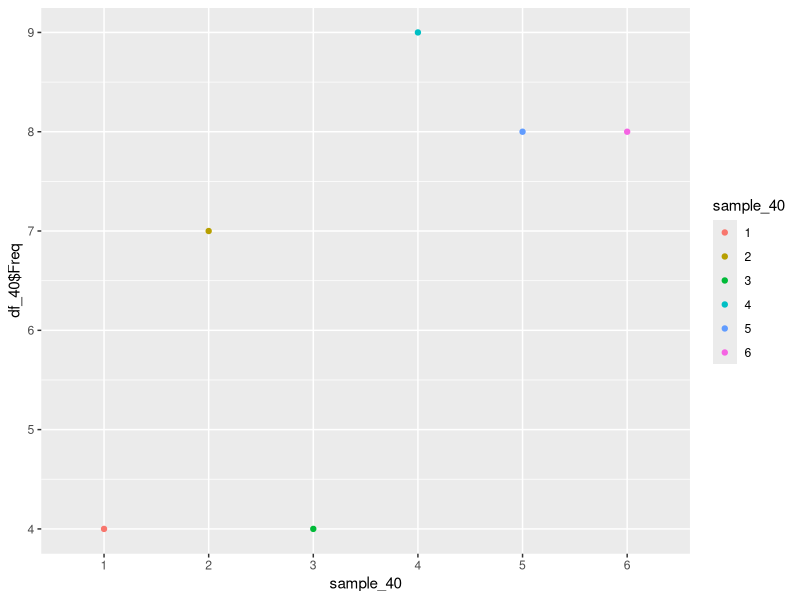
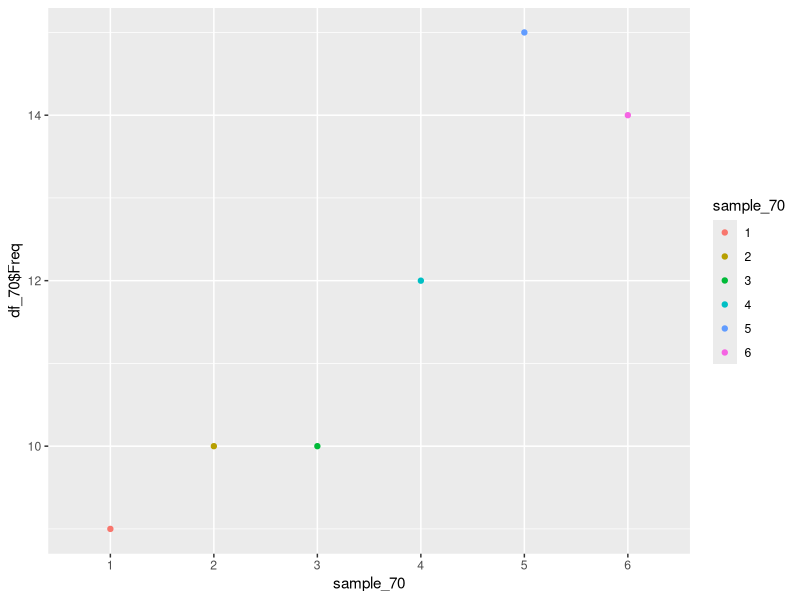
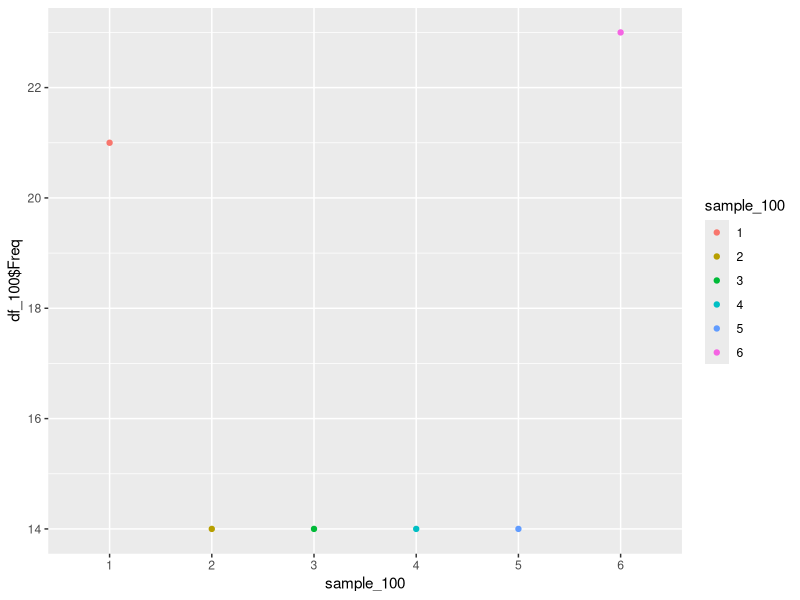
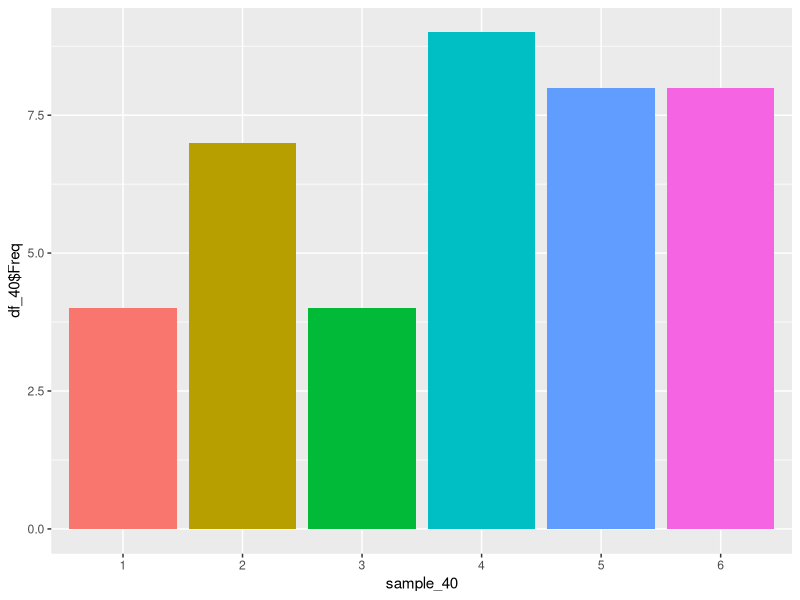
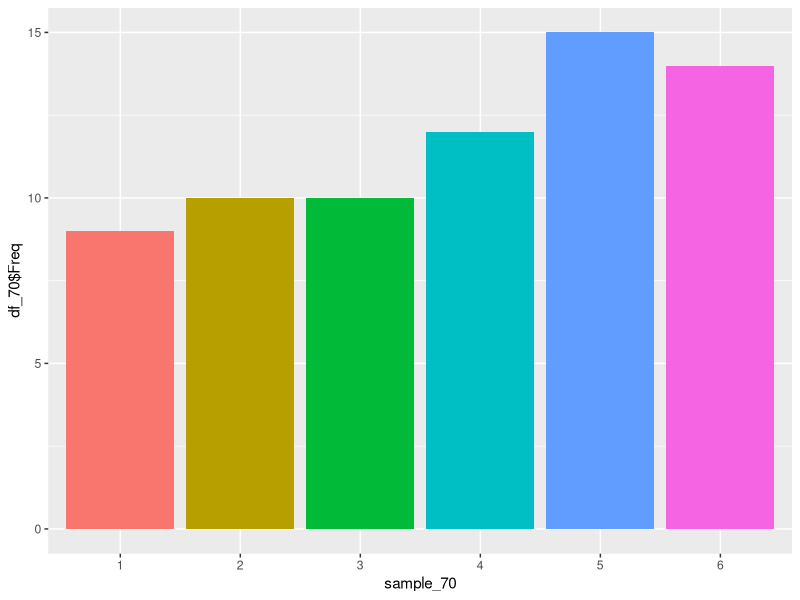
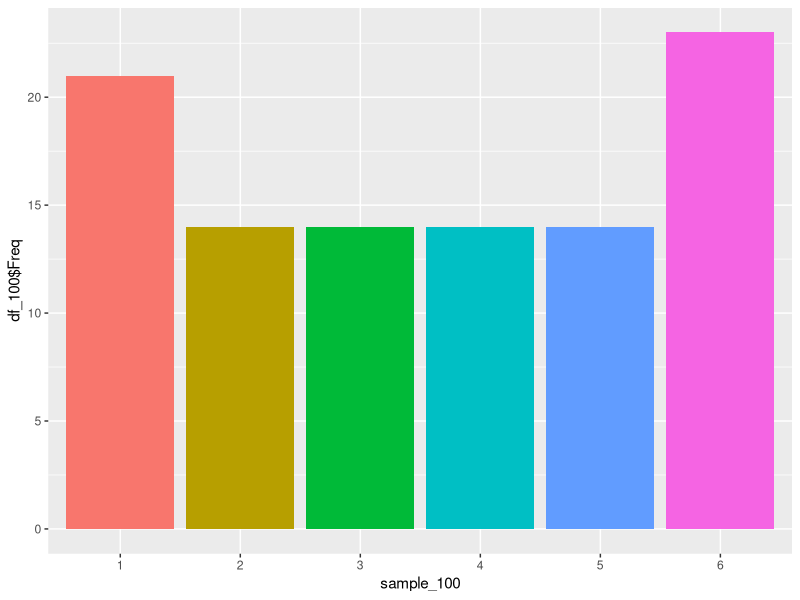
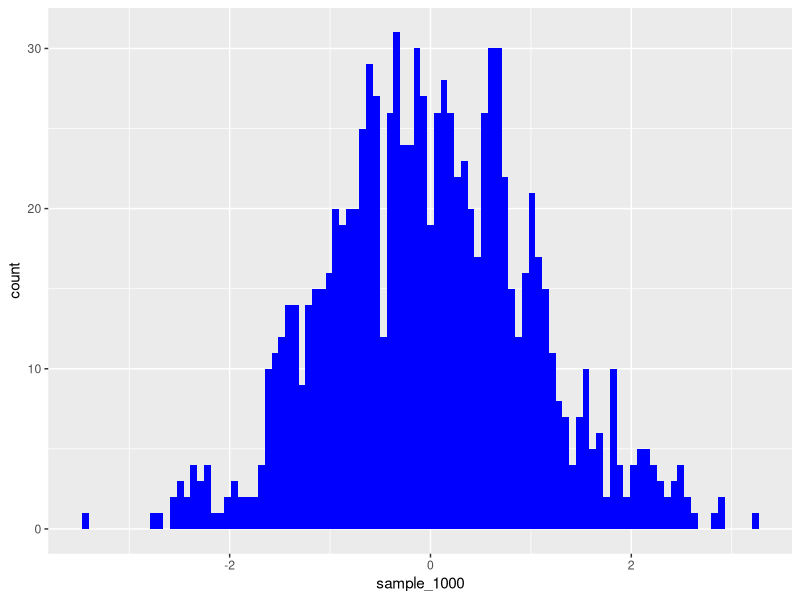
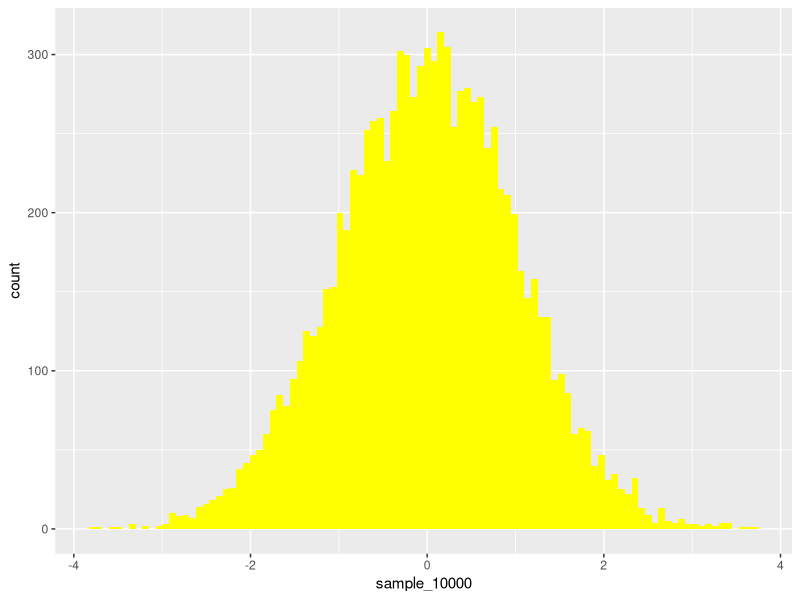

The R source for these figures, in order:
#install.packages("ggplot2", dependencies = T)
#install.packages("ggpubr", dependencies = T)
library(ggpubr)
library(ggplot2)


##q15
sample_40 <-sample(1:6,40,replace = T)
sample_40
df_40 <- data.frame(table(sample_40))
df_40
scatter_40 <- ggplot(df_40, mapping = aes(x = sample_40, y = df_40$Freq)) + geom_point(aes(color = sample_40))
scatter_40

sample_70 <-sample(1:6,70,replace = T)
sample_70
df_70 <- data.frame(table(sample_70))
df_70
scatter_70 <- ggplot(df_70, mapping = aes(x = sample_70, y = df_70$Freq)) + geom_point(aes(color = sample_70))
scatter_70

sample_100 <-sample(1:6,100,replace = T)
sample_100
df_100 <- data.frame(table(sample_100))
df_100
scatter_100 <- ggplot(df_100, mapping = aes(x = sample_100, y = df_100$Freq)) + geom_point(aes(color = sample_100))
scatter_100


#q16
scatter_40<-ggplot(df_40,mapping = aes(x=sample_40,y=df_40$Freq, fill=sample_40)) + geom_bar(stat = "identity", show.legend = F)
scatter_70<-ggplot(df_70,mapping = aes(x=sample_70,y=df_70$Freq, fill=sample_70)) + geom_bar(stat = "identity", show.legend = F)
scatter_100<-ggplot(df_100,mapping = aes(x=sample_100,y=df_100$Freq, fill=sample_100)) + geom_bar(stat = "identity", show.legend = F)

scatter_40
scatter_70
scatter_100


#Assignment_Plots extra question
##normal distribution
sample_1000 <- rnorm(1000)
hist_1000 <- ggplot()+ geom_histogram(aes(sample_1000),bins = 100, fill="blue")
hist_1000

sample_10000 <- rnorm(10000)
hist_10000 <- ggplot()+ geom_histogram(aes(sample_10000),bins = 100, fill="yellow")
hist_10000

##binomial distribution
sample_1000 <- rbinom(1000, 25, 0.3)
hist_1000 <- ggplot()+ geom_histogram(aes(sample_1000),bins = 100, fill="blue")
hist_1000

sample_10000 <- rbinom(10000, 25, 0.3)
hist_10000 <- ggplot()+ geom_histogram(aes(sample_10000),bins = 100, fill="yellow")
hist_10000

##uniform distribution
sample_1000 <- runif(1000, -3, 3)
hist_1000 <- ggplot()+ geom_histogram(aes(sample_1000),bins = 100, fill="blue")
hist_1000

sample_10000 <- runif(10000, -3, 3)
hist_10000 <- ggplot()+ geom_histogram(aes(sample_10000),bins = 100, fill="yellow")
hist_10000


### As the sample size increases, the distributions becomes more inclined towards normal distribution.
